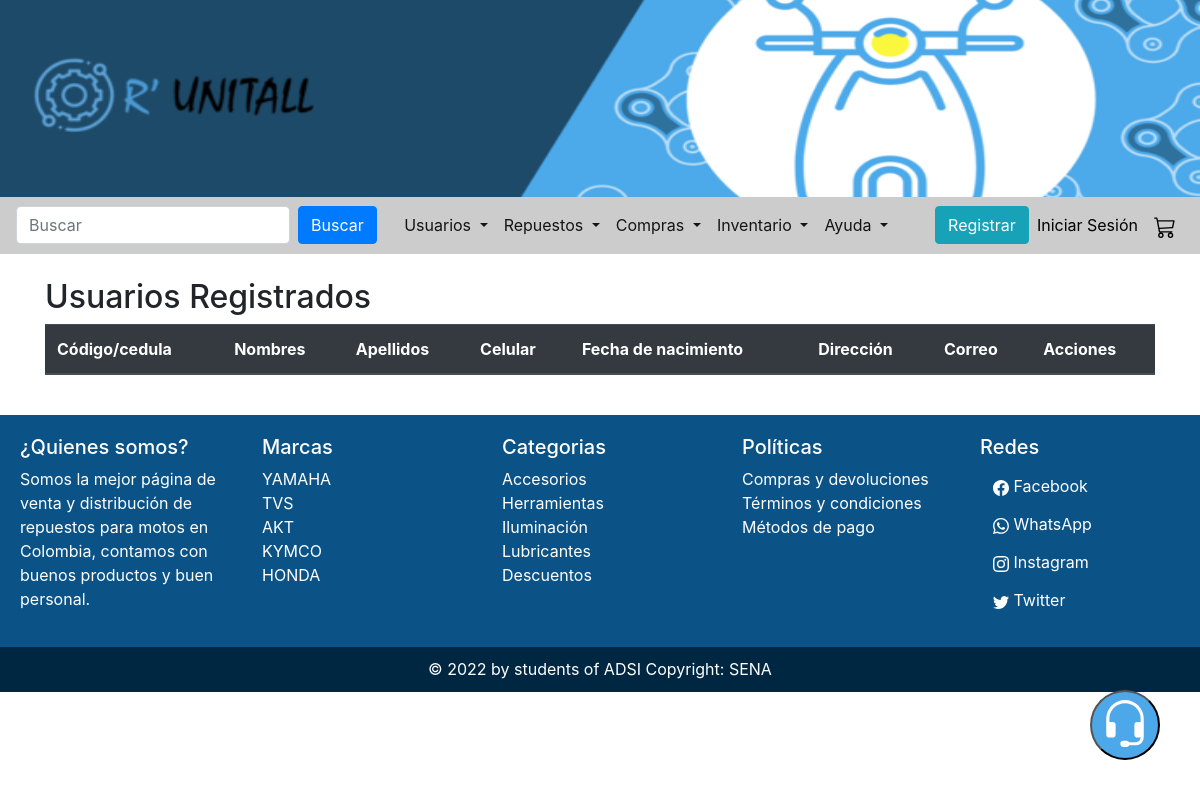
Page /run/listarUsuarios/ on the earlier database version.
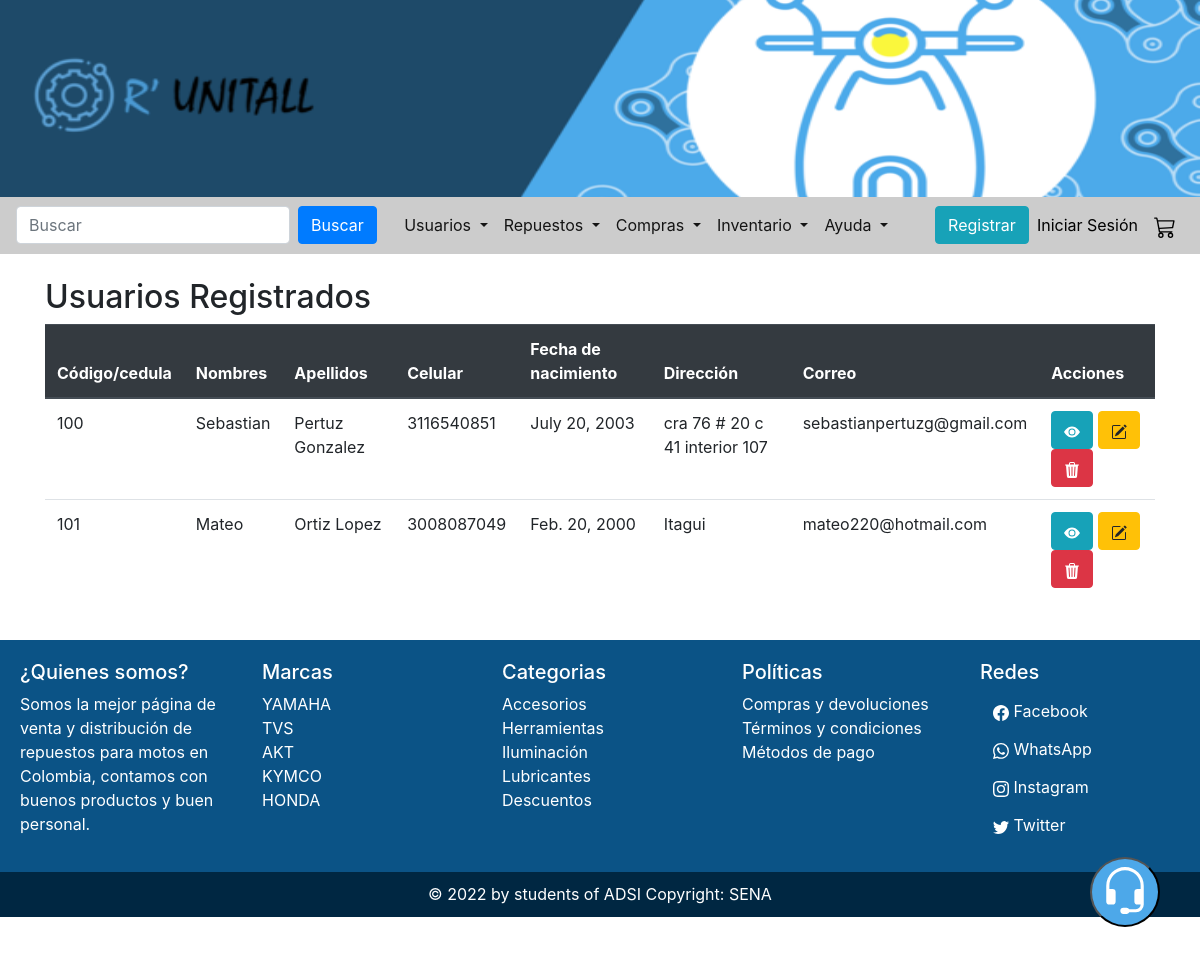
Same page on the later database version.
### paginaWeb/models.py (models this page shows, shortened)
class Clientes(models.Model):
    id_cliente = models.IntegerField(primary_key=True)
    nombre_cliente = models.CharField(max_length=100)
    apellido_cliente = models.CharField(max_length=100)
    celular_cliente = models.IntegerField()
    fecha_nacimiento = models.DateField(default='2000-01-01')
    direccion = models.CharField(max_length=125)
    correo = models.ForeignKey(Usuarios, on_delete = models.DO_NOTHING)

class Usuarios(models.Model):
    id_correo = models.CharField(max_length=150, primary_key=True)
    contrasena = models.CharField(max_length=14)
    roles = models.ForeignKey(Roles, on_delete = models.DO_NOTHING)
    def __str__(self):
        return self.id_correo

### paginaWeb/views.py (the view)
# urls.py: path('listarUsuarios/', views.listarUsuarios, name='list_usu'),
def listarUsuarios(request):
    q = Clientes.objects.all()
    contexto = {'datos': q}
    return render(request, 'run/clientes/listarUsuarios.html', contexto)

### paginaWeb/templates/run/clientes/listarUsuarios.html (shortened to what this page needs)
{% extends 'run/base.html' %}{% load static %}
{% block body %}
<div class="container">
    <br />
    <h2 id="tituloTables">Usuarios Registrados</h2>
    <div id="espacioTables">
        <table id="listarUsuariosTable" class="table">
            <thead class="thead-dark">
                <tr>
                    <th>Código/cedula</th>
                    <th>Nombres</th>
                    <th>Apellidos</th>
                    <th>Celular</th>
                    <th>Fecha de nacimiento</th>
                    <th>Dirección</th>
                    <th>Correo</th>
                    <th>Acciones</th>
                </tr>
            </thead>
            <tbody>
                {% for i in datos %}
                <tr>
                    <td>{{i.id_cliente}}</td>
                    <td>{{i.nombre_cliente}}</td>
                    <td>{{i.apellido_cliente}}</td>
                    <td>{{i.celular_cliente}}</td>
                    <td>{{i.fecha_nacimiento}}</td>
                    <td>{{i.direccion}}</td>
                    <td>{{i.correo}}</td>
                    <td><button type="button" class="btn btn-info" data-toggle="modal" data-target="#alex1"> <svg
                                xmlns="http://www.w3.org/2000/svg" width="16" height="16" fill="currentColor"
                                class="bi bi-eye-fill" viewBox="0 0 16 16">
                                <path d="M10.5 8a2.5 2.5 0 1 1-5 0 2.5 2.5 0 0 1 5 0z" />
                                <path
                                    d="M0 8s3-5.5 8-5.5S16 8 16 8s-3 5.5-8 5.5S0 8 0 8zm8 3.5a3.5 3.5 0 1 0 0-7 3.5 3.5 0 0 0 0 7z" />
                            </svg>
                        </button>
                        <button type="button" class="btn btn-warning" data-toggle="modal"
                            data-target="#alex1Editar"></button>
                        <button type="button" class="btn btn-danger"></button>
                    </td>
                </tr>
                {% endfor %}
            </tbody>
        </table>
    </div>
</div>
 <br>
{% endblock %}

### paginaWeb/templates/run/base.html (shortened to what this page needs)
{% load static %}
<!DOCTYPE html>
<html lang="es">
<head>
    <link rel="stylesheet" href="https://cdn.jsdelivr.net/npm/bootstrap@4.6.1/dist/css/bootstrap.min.css"
>
    <link rel="stylesheet" href="{% static 'run/css/estilos.css' %}">
    <link rel="stylesheet" href="https://cdn.datatables.net/1.11.5/css/jquery.dataTables.min.css">
</head>
<body onload="interface()">
    {% block header %}
    <div id="banner">
        <a href="{% url 'paginaWeb:index' %}" id="logo">
            <img src="{% static 'run/img/logoBar.png' %}" alt="logo" width="350px" height="250px">
        </a>
        <img src="{% static 'run/img/banner2Si.png' %}" alt="banner" width="100%" height="300px">
    </div>
    <nav class="navbar navbar-expand-lg navbar-light" style="background-color: #cccccc;">
        <form class="form-inline my-2 my-lg-0">
            <input class="form-control mr-sm-2" type="search" placeholder="Buscar" aria-label="Search">
            <button class="btn btn-primary my-2 my-sm-0" type="submit">Buscar</button>
        </form>
        <div class="collapse navbar-collapse" id="navbarSupportedContent">
            <ul class="navbar-nav mx-auto">
                <li class="nav-item dropdown active">
                    <a class="nav-link dropdown-toggle" data-toggle="dropdown" data-target="dropdown" href="#">
                        Usuarios
                    </a>
                </li>
                    <li class="nav-item dropdown active">
                        <a class="nav-link dropdown-toggle" data-toggle="dropdown" data-target="dropdown" href="#">
                            Repuestos
                        </a>
                    </li>
                    <li class="nav-item dropdown active">
                        <a class="nav-link dropdown-toggle" data-toggle="dropdown" data-target="dropdown" href="#">
                            Compras
                        </a>
                    </li>
                    <li class="nav-item dropdown active">
                        <a class="nav-link dropdown-toggle" data-toggle="dropdown" data-target="dropdown" href="#">
                            Inventario
                        </a>
                    </li>
                    <li class="nav-item dropdown active">
                        <a class="nav-link dropdown-toggle" data-toggle="dropdown" data-target="dropdown" href="#">
                            Ayuda
                        </a>
                    </li>
            </ul>
            <ul class="navbar-nav navbar-expand-lg ml-auto">
                <li class="nav-item">
                    <div class="dropdown ml-auto">
                        <form action="{% url 'paginaWeb:registro' %}">
                            <button class="btn btn-info" type="submit">Registrar</button>
                        </form>
                    </div>
                </li>
            </ul>
            <ul class="navbar-nav">
                <li class="nav-item">
                    <div class="dropdown ml-auto">
                        <a class="nav-link" href="{% url 'paginaWeb:login' %}" style="color: black; padding: 0.5em;">Iniciar
                            Sesión</a>
                    </div>
                </li>
            </ul>
            <ul class="navbar-nav">
                <li class="nav-item">
                    <a class="nav-link" href="{% url 'paginaWeb:carrito' %}" style="color: black; padding: 0.5em;"> </a>
                </li>
            </ul>
        </div>
    </nav>
    {% endblock %}
    {% block body %}{% endblock %}
    {% block ayuda %}
    <a href="{% url 'paginaWeb:ayuda' %}">
        <button id="flotante"></button>
    </a>
    {% endblock %}
    {% block footer %}
    <div id="footer2" class="">
        <div id="columna1">
            <h5>¿Quienes somos?</h5>
            <p> Somos la mejor página de venta y distribución de repuestos para motos en Colombia, contamos con buenos
                productos y buen personal.</p>
        </div>
        <div id="columna2">
            <ul>
                <a href="{% url 'paginaWeb:marcas' %}" style="text-decoration: none;">
                    <h5>Marcas</h5>
                    <li> YAMAHA</li>
                    <li> TVS </li>
                    <li> AKT </li>
                    <li> KYMCO </li>
                    <li> HONDA </li>
                </a>
            </ul>
        </div>
        <div id="columna3">
            <ul>
                <a href="{% url 'paginaWeb:marcas' %}" style="text-decoration: none;">
                    <h5>Categorias</h5>
                    <li> Accesorios</li>
                    <li> Herramientas </li>
                    <li> Iluminación </li>
                    <li> Lubricantes </li>
                    <li> Descuentos </li>
                </a>
            </ul>
        </div>
        <div id="columna4">
            <ul>
                <a href="#" style="text-decoration: none;">
                    <h5>Políticas</h5>
                    <li> Compras y devoluciones</li>
                    <li> Términos y condiciones </li>
                    <li> Métodos de pago </li>
                </a>
            </ul>
        </div>
        <div id="columna5">
            <h5>Redes</h5>
            <a href="https://www.facebook.com/profile.php?id=100081341222102"><button class="btn"> Facebook</button></a><br>
            <a href="https://api.whatsapp.com/send?phone=573116540851"><button class="btn"> WhatsApp</button></a><br>
            <a href="https://instagram.com/rununitall?igshid=YmMyMTA2M2Y="><button class="btn"> Instagram</button></a><br>
            <a href="https://twitter.com/rununitall"><button class="btn"> Twitter</button></a>
        </div>
    </div>
    <div id="footer">
        <p> © 2022 by students of ADSI Copyright: SENA </p>
    </div>
    {% endblock %}
</body>
</html>

### paginaWeb/static/run/css/estilos.css (style rules this page uses)
#logo { position: absolute; margin-top: 2.5%; }
#banner { margin-top: -50px; margin-bottom: -53px; }
#footer { padding-top: 10px; text-align: center; height: 45px; background-color: #002742; color: white; }
#footer2 { display: flex; align-items: flex-start; color: white; background-color: #0b5386; }
#flotante { position: fixed; bottom: 40px; right: 40px; border-radius: 40px; background-color: #4DA8E9; color: #ffffff; padding: 8px; }
#footer2 a { color: white; }
#columna1, #columna2, #columna3, #columna4, #columna5 { padding: 20px; width: 20%; }
#columna2 ul { list-style-type: none; }
#columna3 ul { list-style-type: none; }
#columna4 ul { list-style-type: none; }
#columna5 button { color: white; }
img { max-width: 100%; display: block; }
#opciones ul li, ul li h5, #opciones h3, ul, span { color: #000000; list-style-type: none; padding-left: 1%; }

Differences in the rows shown:
added Clientes: id_cliente "100", nombre_cliente "Sebastian", apellido_cliente "Pertuz Gonzalez", celular_cliente "3116540851", fecha_nacimiento "July 20, 2003", direccion "cra 76 # 20 c 41 interior 107", correo "sebastianpertuzg@gmail.com"
added Clientes: id_cliente "101", nombre_cliente "Mateo", apellido_cliente "Ortiz Lopez", celular_cliente "3008087049", fecha_nacimiento "Feb. 20, 2000", direccion "Itagui", correo "mateo220@hotmail.com"
